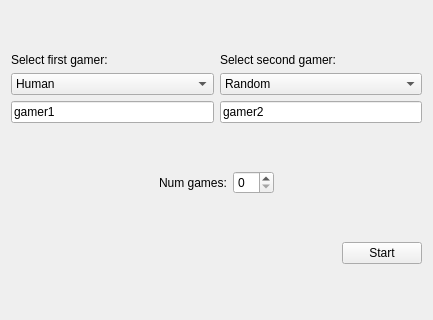
<?xml version="1.0" encoding="UTF-8"?>
<ui version="4.0">
 <class>LocalGameSettingsWidget</class>
 <widget class="QWidget" name="LocalGameSettingsWidget">
  <property name="geometry">
   <rect>
    <x>0</x>
    <y>0</y>
    <width>433</width>
    <height>320</height>
   </rect>
  </property>
  <property name="windowTitle">
   <string>Form</string>
  </property>
  <layout class="QVBoxLayout" name="verticalLayout_3">
   <item>
    <layout class="QHBoxLayout" name="horizontalLayout_2">
     <item>
      <layout class="QVBoxLayout" name="verticalLayout">
       <item>
        <widget class="QLabel" name="label">
         <property name="sizePolicy">
          <sizepolicy hsizetype="Preferred" vsizetype="Fixed">
           <horstretch>0</horstretch>
           <verstretch>0</verstretch>
          </sizepolicy>
         </property>
         <property name="text">
          <string>Select first gamer:</string>
         </property>
        </widget>
       </item>
       <item>
        <widget class="QComboBox" name="comboBoxG1">
         <item>
          <property name="text">
           <string>Human</string>
          </property>
         </item>
         <item>
          <property name="text">
           <string>Random</string>
          </property>
         </item>
         <item>
          <property name="text">
           <string>Optimal</string>
          </property>
         </item>
        </widget>
       </item>
       <item>
        <widget class="QLineEdit" name="nameG1">
         <property name="text">
          <string>gamer1</string>
         </property>
        </widget>
       </item>
      </layout>
     </item>
     <item>
      <layout class="QVBoxLayout" name="verticalLayout_2">
       <item>
        <widget class="QLabel" name="label_2">
         <property name="sizePolicy">
          <sizepolicy hsizetype="Preferred" vsizetype="Fixed">
           <horstretch>0</horstretch>
           <verstretch>0</verstretch>
          </sizepolicy>
         </property>
         <property name="text">
          <string>Select second gamer:</string>
         </property>
        </widget>
       </item>
       <item>
        <widget class="QComboBox" name="comboBoxG2">
         <item>
          <property name="text">
           <string>Random</string>
          </property>
         </item>
         <item>
          <property name="text">
           <string>Human</string>
          </property>
         </item>
         <item>
          <property name="text">
           <string>Optimal</string>
          </property>
         </item>
        </widget>
       </item>
       <item>
        <widget class="QLineEdit" name="nameG2">
         <property name="text">
          <string>gamer2</string>
         </property>
        </widget>
       </item>
      </layout>
     </item>
    </layout>
   </item>
   <item>
    <layout class="QHBoxLayout" name="horizontalLayout">
     <item>
      <spacer name="horizontalSpacer_2">
       <property name="orientation">
        <enum>Qt::Horizontal</enum>
       </property>
       <property name="sizeHint" stdset="0">
        <size>
         <width>40</width>
         <height>20</height>
        </size>
       </property>
      </spacer>
     </item>
     <item>
      <widget class="QLabel" name="label_3">
       <property name="text">
        <string>Num games:</string>
       </property>
      </widget>
     </item>
     <item>
      <widget class="QSpinBox" name="amountGame"/>
     </item>
     <item>
      <spacer name="horizontalSpacer">
       <property name="orientation">
        <enum>Qt::Horizontal</enum>
       </property>
       <property name="sizeHint" stdset="0">
        <size>
         <width>40</width>
         <height>20</height>
        </size>
       </property>
      </spacer>
     </item>
    </layout>
   </item>
   <item>
    <layout class="QHBoxLayout" name="horizontalLayout_3">
     <item>
      <spacer name="horizontalSpacer_3">
       <property name="orientation">
        <enum>Qt::Horizontal</enum>
       </property>
       <property name="sizeHint" stdset="0">
        <size>
         <width>40</width>
         <height>20</height>
        </size>
       </property>
      </spacer>
     </item>
     <item>
      <widget class="QPushButton" name="startButton">
       <property name="text">
        <string>Start</string>
       </property>
      </widget>
     </item>
    </layout>
   </item>
  </layout>
 </widget>
 <resources/>
 <connections/>
</ui>
